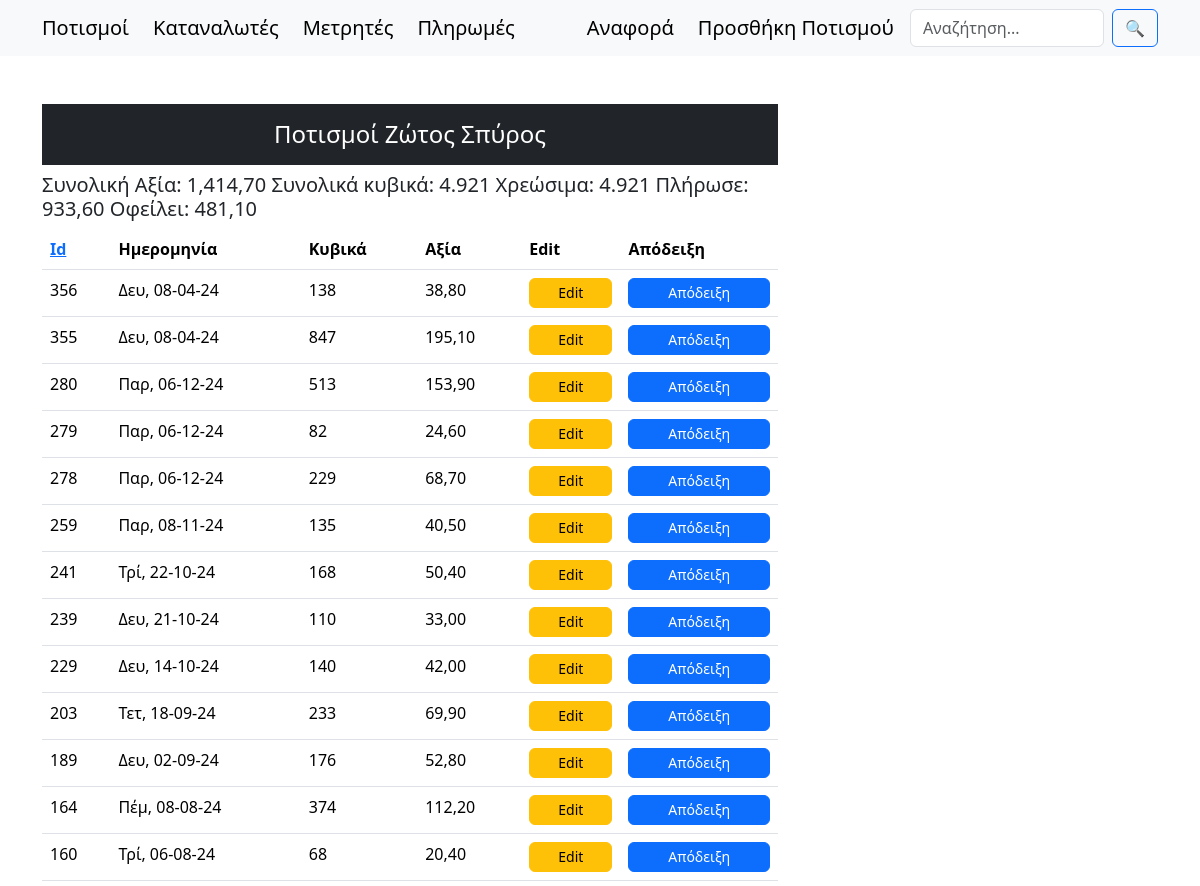
/customerIrrigations/6/ (upper part), run on an earlier commit of the app's database.
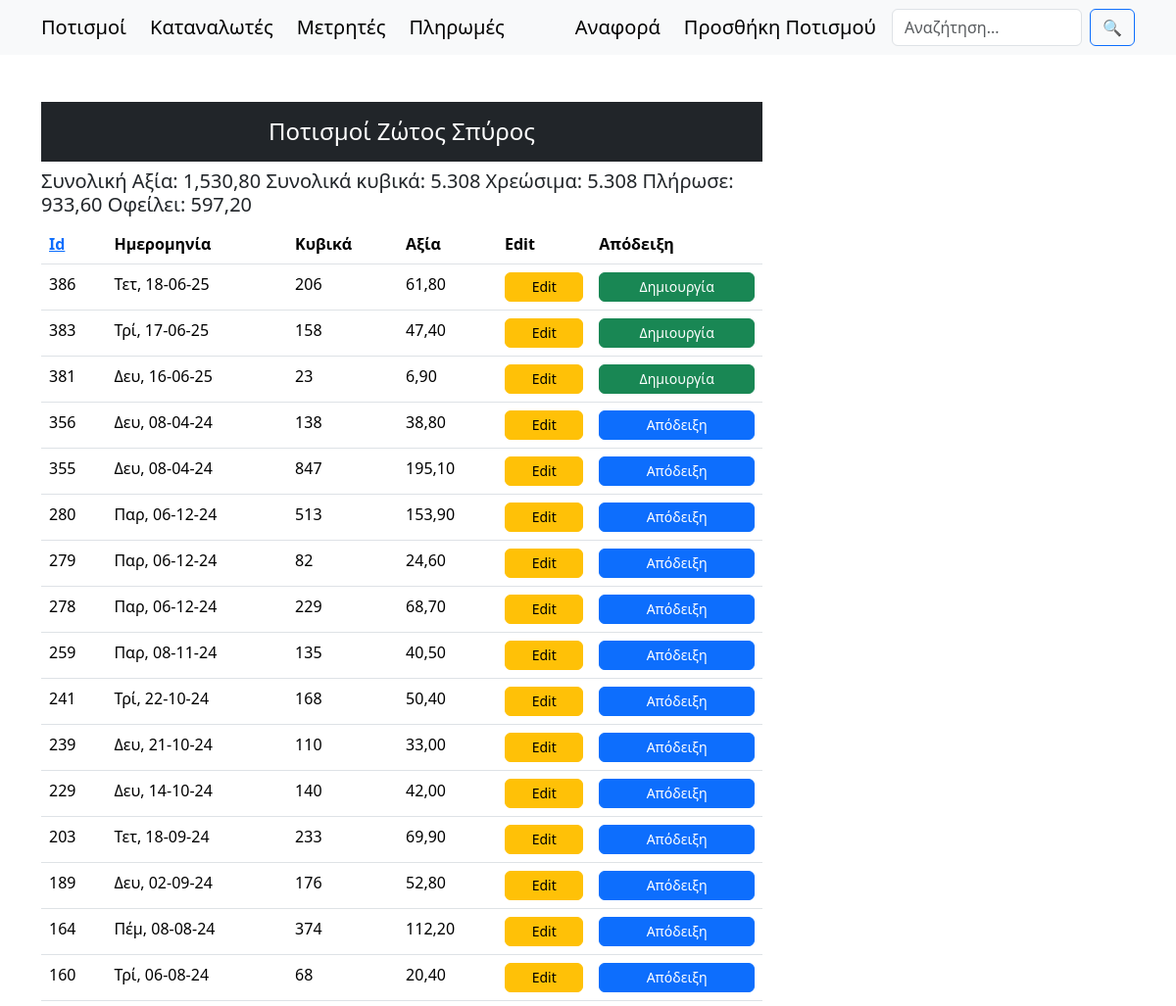
And on a later commit of the database.
### synet/models.py (models this page shows, shortened)
class WaterCons(models.Model):
    serialNumber = models.IntegerField(null=True, blank=True)
    date = models.DateField()
    counter = models.ForeignKey(Counters, on_delete=models.SET_NULL, null=True)
    customer = models.ForeignKey(Persons, on_delete=models.SET_NULL, null=True)
    finalIndication = models.IntegerField()
    initialIndication = models.IntegerField()
    intermediateIndication = models.IntegerField(null=True, blank=True)
    cubicMeters = models.IntegerField(null=True, blank=True)
    billableCubicMeters = models.IntegerField(null=True, blank=True)
    hydronomistsCubicMeters = models.DecimalField(max_digits=10, decimal_places=2, null=True, blank=True)
    costPerMeter = models.DecimalField(max_digits=10, decimal_places=2, null=True, blank=True, default=0.30)
    cost = models.DecimalField(max_digits=10, decimal_places=2, null=True, blank=True)
    hydronomistsRight = models.DecimalField(max_digits=10, decimal_places=2, null=True, blank=True)
    viberMsg = models.CharField(max_length=200, null=True, blank=True)
    notes = models.TextField( null=True,blank=True)
    field = models.ForeignKey(Fields, on_delete=models.SET_NULL, null=True, blank=True)
    receipt = models.ForeignKey("Paids", on_delete=models.SET_NULL, null=True, blank=True, related_name="watercons_receipts") # idΑπόδειξης (paids_id)
    def __str__(self):
        return f"{self.customer} {self.date} {self.billableCubicMeters} {self.cost}".strip()  # Αφαιρεί επιπλέον κενά

### synet/views.py (the view)
# urls.py: path('customerIrrigations/<int:customer_id>/', views.customerIrrigations, name="customerIrrigations"),
def customerIrrigations(request, customer_id):
    sort_by = request.GET.get('sort', '-id')
    order = request.GET.get('order', 'asc')
    if order == 'desc':
        sort_by = f'-{sort_by}'  # Προσθέτει "-" για φθίνουσα ταξινόμηση
    data = WaterCons.objects.all().filter(customer_id=customer_id).order_by(sort_by)
    customerPaids = Paids.objects.all().filter(customer=customer_id).order_by(sort_by)
    customer = Persons.customers().filter(id=customer_id).first()
    total_cost = WaterCons.objects.filter(customer_id=customer_id).aggregate(Sum('cost'))['cost__sum']
    total_cubic = WaterCons.objects.filter(customer_id=customer_id).aggregate(Sum('cubicMeters'))['cubicMeters__sum']
    total_billable = WaterCons.objects.filter(customer_id=customer_id).aggregate(Sum('billableCubicMeters'))['billableCubicMeters__sum']
    total_paid = Paids.objects.filter(customer=customer_id).aggregate(Sum('paid'))['paid__sum']
    debt = total_cost - total_paid
    context = {
        'data': data,
        'order': 'asc' if order == 'desc' else 'desc',
        'customer': customer,
        'total_cost': total_cost,
        'total_cubic': total_cubic,
        'total_billable': total_billable,
        'customerPaids': customerPaids,
        'total_paid': total_paid,
        'debt': debt,
        }
    return render(request, 'customerIrrigations.html', context)

### synet/models.py (called while the page is built)
    def __str__(self):
        return f"{self.surname} {self.name} {self.fathersName}".strip()  # Αφαιρεί επιπλέον κενά

    @classmethod
    def customers(cls):
        return cls.objects.filter(isActive=True)

### templates/customerIrrigations.html (shortened to what this page needs)
{% extends "main.html" %}
{% load humanize %}
{% block content %}
<div class="container mt-5">
    <div class="row">
        <div class="col-md-8">
          <h4 class="text-center text-white bg-dark p-3 sticky-top">Ποτισμοί {{customer}}</h4>
          <h5>
            Συνολική Αξία: {{ total_cost|floatformat:2|intcomma }}
            Συνολικά κυβικά: {{total_cubic|intcomma}}
            Χρεώσιμα: {{total_billable|intcomma}}
            Πλήρωσε: {{ total_paid|floatformat:2|intcomma }}
            Οφείλει: {{ debt|floatformat:2|intcomma }}
          </h5>
          <table class="table">
              <thead>
                 <tr>
                    <th scope="col"><a href="?sort=id&order={{ order }}">Id</a></th>
                    <th scope="col">Ημερομηνία</th>
                    <th scope="col">Κυβικά</th>
                    <th scope="col">Αξία</th>
                    <th scope="col">Edit</th>
                    <th scope="col">Απόδειξη</th>
                  </tr>
                </thead>
                <tbody>
                    {% for d in data %}
                  <tr>
                    <td scope="row">{{d.id}}</td>
                    <td>{{ d.date|date:"D, d-m-y" }}</td>
                    <td>{{d.billableCubicMeters}}</td>
                    <td>{{d.cost}}</td>
                    <td><a type="button" href="/update-irrigation/{{d.id}}" class="btn btn-warning">Edit</a></td>
                    {% if d.receipt %}
                      <td><a href="{% url 'paids_update' d.receipt.id %}" class="btn btn-primary">Απόδειξη</a></td>
                    {% else %}
                      <td><a href="{% url 'create_payment' d.id %}" class="btn btn-success">Δημιουργία</a></td>
                    {% endif %}
                  </tr>
                  {% endfor %}
                </tbody>
              </table>
        </div>
    </div>
</div>
{% endblock content %}

What changed in the data, as far as the page shows it:
added WaterCons: id "386", date "Τετ, 18-06-25", billableCubicMeters "206", cost "61,80", shows "Δημιουργία"
added WaterCons: id "383", date "Τρί, 17-06-25", billableCubicMeters "158", cost "47,40", shows "Δημιουργία"
added WaterCons: id "381", date "Δευ, 16-06-25", billableCubicMeters "23", cost "6,90", shows "Δημιουργία"
Also different on the page:
{{ total_cost|floatformat:2|intcomma }}: "1,414,70" → "1,530,80"
{{ total_cubic|intcomma }}: "4.921" → "5.308"
{{ total_billable|intcomma }}: "4.921" → "5.308"
{{ debt|floatformat:2|intcomma }}: "481,10" → "597,20"
